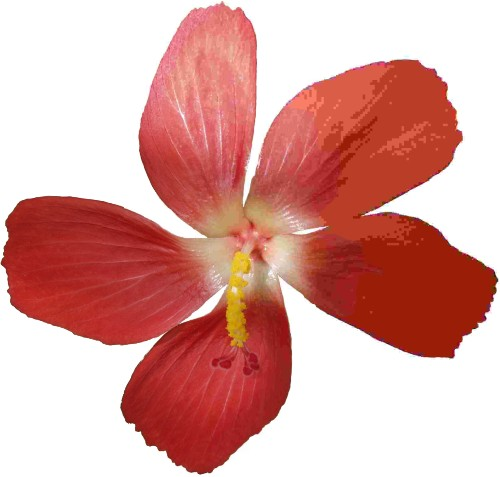
#> input picture Neupapken/original.jpg, 500 x 477 px
$ python mainne.py
#> lines starting #> are read from the running program, lines starting #| are printed output that depends on the picture
from PIL import Image
from PIL import ImageFilter

with Image.open('original.jpg') as flower_original:
#> flower_original is the input picture: PIL image 500x477 RGB; mean R, G, B 219, 163.2, 157.6
    print("Sizee fluwer:", flower_original.size)
#| Sizee fluwer: (500, 477)
    print("Fuermat fluwer:", flower_original.format)
#| Fuermat fluwer: JPEG
    print("Le moeden au fluwer:", flower_original.mode)
#| Le moeden au fluwer: RGB
#    flower_original.show()

    flower_gray = flower_original.convert("L")
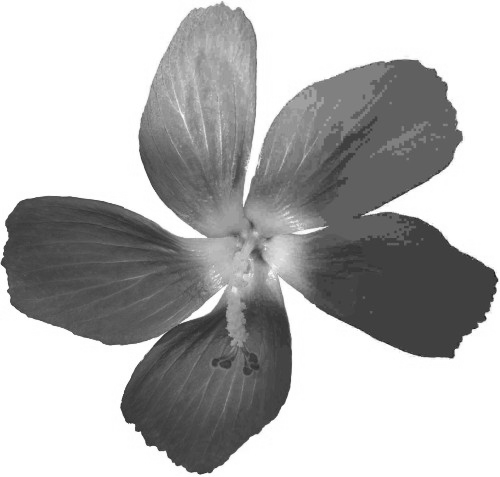
#> flower_gray: PIL image 500x477 L; min 29, max 255, mean 179.2
    flower_gray.save("gray.jpg")
    print("Sizee groey fluwer:", flower_gray.size)
#| Sizee groey fluwer: (500, 477)
    print("Fuermat groey fluwer:", flower_gray.format)
#| Fuermat groey fluwer: None
    print("Le moeden au groey fluwer:", flower_gray.mode)
#| Le moeden au groey fluwer: L
#    flower_gray.show()

    flower_blured = flower_original.filter(ImageFilter.BLUR)
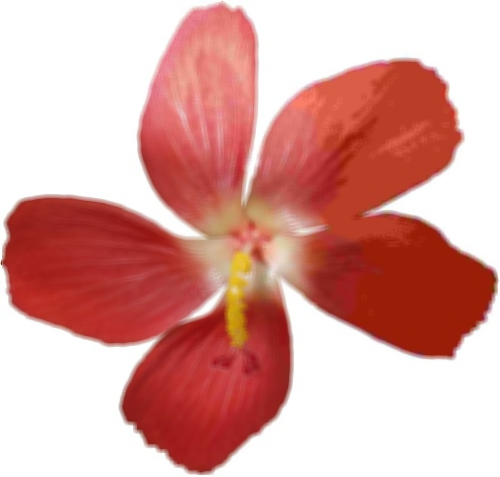
#> flower_blured: PIL image 500x477 RGB; mean R, G, B 219, 163.2, 157.6
    flower_blured.save("blured.jpg")
    print("Sizee bluerre fluwer:", flower_blured.size)
#| Sizee bluerre fluwer: (500, 477)
    print("Fuermat bluerre fluwer:", flower_blured.format)
#| Fuermat bluerre fluwer: None
    print("Le moeden au bluerre fluwer:", flower_blured.mode)
#| Le moeden au bluerre fluwer: RGB
#    flower_blured.show()

    flower_up = flower_original.transpose(Image.FLIP_LEFT_RIGHT)
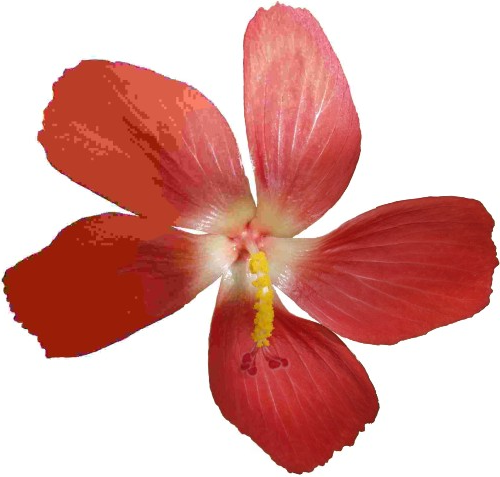
#> flower_up: PIL image 500x477 RGB; mean R, G, B 219, 163.2, 157.6
    flower_up.save("up.jpg")
    print("Sizee uppedd fluwer:", flower_up.size)
#| Sizee uppedd fluwer: (500, 477)
    print("Fuermat uppedd fluwer:", flower_up.format)
#| Fuermat uppedd fluwer: None
    print("Le moeden au uppedd fluwer:", flower_up.mode)
#| Le moeden au uppedd fluwer: RGB
    flower_up.show()

    flower_mirror = flower_original.transpose(Image.FLIP_LEFT_RIGHT)
    flower_blured.save("up.jpg")
    print("Sizee uppedd fluwer:", flower_up.size)
#| Sizee uppedd fluwer: (500, 477)
    print("Fuermat uppedd fluwer:", flower_up.format)
#| Fuermat uppedd fluwer: None
    print("Le moeden au uppedd fluwer:", flower_up.mode)
#| Le moeden au uppedd fluwer: RGB
#    flower_up.show()
